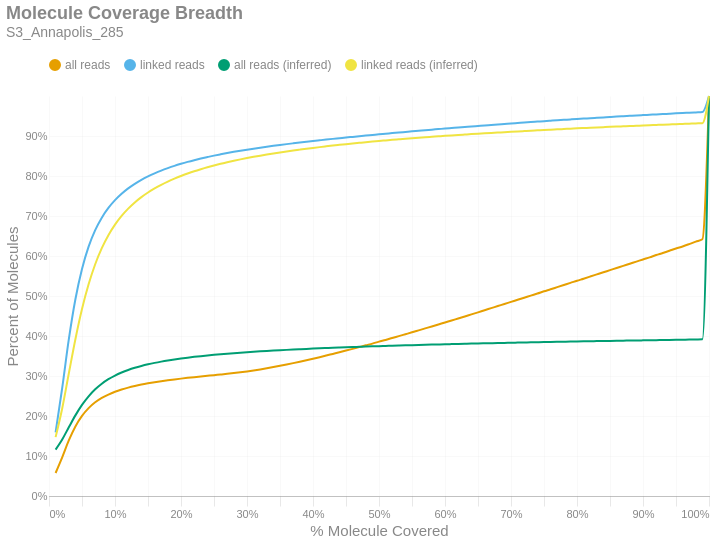

The code cell stored with this chart in its notebook:
### Markdown cell above
### Molecule Read Coverage
This chart shows molecule coverage breadth as computed by the number of bases aligned to that molecule. In other words, "*how much of each unique long molecule is actually sequenced/aligned?*" Keep in mind there is a distinction between sequences and alignments, since some sequences belonging to a particular molecule may not align well and wouldn't appear in the alignment data. This chart also shows molecule coverage breadth as computed by the *inferred fragment* from which the aligned sequences originate. Unlike read coverage, this calculation takes into account the total insert size, including unsequenced gaps between the forward and reverse reads. Like the previous figures, these are cumulative percents.

### Code cell
if SKIPLR:
    print_html(f"Skipped")
else:
    binned_df = consolidated_hist(valids['coverage_bp'], mask, 0.01, True)
    binned_df_inf = consolidated_hist(valids['coverage_inserts'], mask, 0.01, True)
    binned_df = binned_df.with_columns(pl.lit(binned_df_inf['all reads (cumsum)']).alias('all reads (inferred)'))
    binned_df = binned_df.with_columns(pl.lit(binned_df_inf['linked reads (cumsum)']).alias('linked reads (inferred)'))
    binned_df = binned_df.with_columns(
        (pl.col('bin').cast(pl.Float64) + 0.01).alias('right_edge')
    )

    with SafeRender(binned_df):
        (
            density_plot(binned_df, 'Molecule Coverage Breadth', samplename, 'molcov', ['all reads (inferred)','linked reads (inferred)'])
            .encode(
                #x=alt.X('bin:Q', title="% Molecule Covered").axis(format = '%').scale(padding=0),
                x=alt.X('right_edge:Q', title="% Molecule Covered").axis(format='%').scale(padding=0),
                y=alt.Y('value:Q', title='Percent of Molecules')
                    .axis(format='%')
                    .stack(False)
                    .scale(domainMin=0, padding=0),
                color=alt.Color("key:N").scale(domain = ["all reads", "linked reads", "all reads (inferred)", "linked reads (inferred)"]),
                tooltip = [
                    alt.Tooltip("key:N", title = "Data Type"),
                    alt.Tooltip("range_label:N", title="% Molecule Covered"),
                    alt.Tooltip("value:Q", format = ".2%", title="% Molecules")
                ]
            )
        ).display()

### Figure 1 — Vega-Lite specification as saved in the notebook (floating-point values rounded to 4 significant figures)
{"width": "container", "height": 400, "config": {"title": {"anchor": "start", "dy": -15, "fontSize": 18, "color": "#888888", "subtitleColor": "#888888", "subtitleFontSize": 14}, "arc": {"fill": "#0072B2"}, "axis": {"domainColor": "#888888", "domainWidth": 0.5, "gridWidth": 0.2, "grid": false, "titleFontWeight": 400, "titleFontSize": 15, "labelFontSize": 11, "labelColor": "#888888", "tickColor": "#888888", "tickWidth": 0.2, "titleColor": "#888888"}, "axisBand": {"grid": false}, "axisX": {"grid": true, "tickSize": 10, "domainCap": "round"}, "axisY": {"domain": false, "grid": true, "tickSize": 0, "domainCap": "round"}, "background": "transparent", "header": {"labelFontSize": 15, "labelColor": "#888888", "titleFontSize": 15, "titleFontWeight": 600, "titleColor": "#888888"}, "legend": {"labelFont": "sans-serif", "labelFontSize": 12, "labelColor": "#888888", "symbolSize": 100, "symbolType": "circle", "titleFontSize": 12, "titlePadding": 10, "titleColor": "#888888", "title": null, "orient": "top"}, "range": {"category": ["#E69F00", "#56B4E9", "#009E73", "#F0E442", "#0072B2", "#D55E00", "#CC79A7", "#000000"], "diverging": ["#cfe8f3", "#a2d4ec", "#73bfe2", "#46abdb", "#1696d2", "#12719e"]}, "area": {"fill": "#0072B2", "fillOpacity": 0.7, "line": true, "strokeOpacity": 0.7}, "line": {"color": "#0072B2", "stroke": "#0072B2", "strokeWidth": 2}, "trail": {"color": "#0072B2", "stroke": "#0072B2", "strokeWidth": 0, "size": 1}, "point": {"filled": true, "fillOpacity": 1.0, "size": 95}, "text": {"color": "#888888", "fontSize": 11, "align": "right", "fontWeight": 400, "size": 11}, "bar": {"fill": "#0072B2", "stroke": null}, "view": {"stroke": null, "continuousWidth": 660, "continuousHeight": 400}}, "data": {"name": "data-9536418c13e979e8e0637e8879fe7fcd"}, "mark": {"type": "line", "interpolate": "monotone", "point": {"opacity": 0, "size": 275}}, "encoding": {"color": {"field": "key", "scale": {"domain": ["all reads", "linked reads", "all reads (inferred)", "linked reads (inferred)"]}, "type": "nominal"}, "tooltip": [{"field": "key", "title": "Data Type", "type": "nominal"}, {"field": "range_label", "title": "% Molecule Covered", "type": "nominal"}, {"field": "value", "format": ".2%", "title": "% Molecules", "type": "quantitative"}], "x": {"axis": {"format": "%"}, "field": "right_edge", "scale": {"padding": 0}, "title": "% Molecule Covered", "type": "quantitative"}, "y": {"axis": {"format": "%"}, "field": "value", "scale": {"domainMin": 0, "padding": 0}, "stack": false, "title": "Percent of Molecules", "type": "quantitative"}}, "params": [{"name": "param_c36ac31b6afebe62", "select": {"type": "point", "fields": ["key"]}, "bind": "legend"}], "title": {"text": "Molecule Coverage Breadth", "subtitle": "S3_Annapolis_285"}, "transform": [{"fold": ["all reads (cumsum)", "linked reads (cumsum)", "all reads (inferred)", "linked reads (inferred)"]}, {"calculate": "replace(datum.key, ' (cumsum)', '')", "as": "key"}, {"filter": {"param": "param_c36ac31b6afebe62"}}], "usermeta": {"embedOptions": {"downloadFileName": "S3_Annapolis_285.molcov"}}, "$schema": "https://vega.github.io/schema/vega-lite/v6.1.0.json", "datasets": {"data-9536418c13e979e8e0637e8879fe7fcd": [{"bin": "0.0", "interval": "0.0-0.01", "all reads": 0.05751, "linked reads": 0.1589, "all reads (cumsum)": 0.05751, "linked reads (cumsum)": 0.1589, "range_label": "0.0-0.01", "all reads (inferred)": 0.1159, "linked reads (inferred)": 0.1472, "right_edge": 0.01}, {"bin": "0.01", "interval": "0.01-0.02", "all reads": 0.03902, "linked reads": 0.1111, "all reads (cumsum)": 0.09653, "linked reads (cumsum)": 0.27, "range_label": "0.01-0.02", "all reads (inferred)": 0.1412, "linked reads (inferred)": 0.2189, "right_edge": 0.02}, {"bin": "0.02", "interval": "0.02-0.03", "all reads": 0.04232, "linked reads": 0.1213, "all reads (cumsum)": 0.1388, "linked reads (cumsum)": 0.3913, "range_label": "0.02-0.03", "all reads (inferred)": 0.1717, "linked reads (inferred)": 0.3062, "right_edge": 0.03}, {"bin": "0.03", "interval": "0.03-0.04", "all reads": 0.03506, "linked reads": 0.1006, "all reads (cumsum)": 0.1739, "linked reads (cumsum)": 0.492, "range_label": "0.03-0.04", "all reads (inferred)": 0.2016, "linked reads (inferred)": 0.392, "right_edge": 0.04}, {"bin": "0.04", "interval": "0.04-0.05", "all reads": 0.02636, "linked reads": 0.0756, "all reads (cumsum)": 0.2003, "linked reads (cumsum)": 0.5676, "range_label": "0.04-0.05", "all reads (inferred)": 0.2278, "linked reads (inferred)": 0.4674, "right_edge": 0.05}, {"bin": "0.05", "interval": "0.05-0.06", "all reads": 0.01948, "linked reads": 0.05575, "all reads (cumsum)": 0.2197, "linked reads (cumsum)": 0.6233, "range_label": "0.05-0.06", "all reads (inferred)": 0.2493, "linked reads (inferred)": 0.5291, "right_edge": 0.06}, {"bin": "0.06", "interval": "0.06-0.07", "all reads": 0.01444, "linked reads": 0.04128, "all reads (cumsum)": 0.2342, "linked reads (cumsum)": 0.6646, "range_label": "0.06-0.07", "all reads (inferred)": 0.2667, "linked reads (inferred)": 0.5794, "right_edge": 0.07}, {"bin": "0.07", "interval": "0.07-0.08", "all reads": 0.01097, "linked reads": 0.03131, "all reads (cumsum)": 0.2452, "linked reads (cumsum)": 0.6959, "range_label": "0.07-0.08", "all reads (inferred)": 0.2807, "linked reads (inferred)": 0.6196, "right_edge": 0.08}, {"bin": "0.08", "interval": "0.08-0.09", "all reads": 0.008508, "linked reads": 0.02422, "all reads (cumsum)": 0.2537, "linked reads (cumsum)": 0.7201, "range_label": "0.08-0.09", "all reads (inferred)": 0.292, "linked reads (inferred)": 0.652, "right_edge": 0.09}, {"bin": "0.09", "interval": "0.09-0.1", "all reads": 0.006897, "linked reads": 0.01955, "all reads (cumsum)": 0.2606, "linked reads (cumsum)": 0.7397, "range_label": "0.09-0.1", "all reads (inferred)": 0.3012, "linked reads (inferred)": 0.6784, "right_edge": 0.1}, {"bin": "0.1", "interval": "0.1-0.11", "all reads": 0.005641, "linked reads": 0.01591, "all reads (cumsum)": 0.2662, "linked reads (cumsum)": 0.7556, "range_label": "0.1-0.11", "all reads (inferred)": 0.3088, "linked reads (inferred)": 0.7002, "right_edge": 0.11}, {"bin": "0.11", "interval": "0.11-0.12", "all reads": 0.004781, "linked reads": 0.01348, "all reads (cumsum)": 0.271, "linked reads (cumsum)": 0.7691, "range_label": "0.11-0.12", "all reads (inferred)": 0.3151, "linked reads (inferred)": 0.7184, "right_edge": 0.12}, {"bin": "0.12", "interval": "0.12-0.13", "all reads": 0.004055, "linked reads": 0.0114, "all reads (cumsum)": 0.275, "linked reads (cumsum)": 0.7805, "range_label": "0.12-0.13", "all reads (inferred)": 0.3205, "linked reads (inferred)": 0.734, "right_edge": 0.13}, {"bin": "0.13", "interval": "0.13-0.14", "all reads": 0.003538, "linked reads": 0.00991, "all reads (cumsum)": 0.2786, "linked reads (cumsum)": 0.7904, "range_label": "0.13-0.14", "all reads (inferred)": 0.3252, "linked reads (inferred)": 0.7472, "right_edge": 0.14}, {"bin": "0.14", "interval": "0.14-0.15", "all reads": 0.003081, "linked reads": 0.008595, "all reads (cumsum)": 0.2817, "linked reads (cumsum)": 0.799, "range_label": "0.14-0.15", "all reads (inferred)": 0.3292, "linked reads (inferred)": 0.7587, "right_edge": 0.15}, {"bin": "0.15", "interval": "0.15-0.16", "all reads": 0.00279, "linked reads": 0.007666, "all reads (cumsum)": 0.2844, "linked reads (cumsum)": 0.8066, "range_label": "0.15-0.16", "all reads (inferred)": 0.3328, "linked reads (inferred)": 0.7689, "right_edge": 0.16}, {"bin": "0.16", "interval": "0.16-0.17", "all reads": 0.002547, "linked reads": 0.006937, "all reads (cumsum)": 0.287, "linked reads (cumsum)": 0.8136, "range_label": "0.16-0.17", "all reads (inferred)": 0.336, "linked reads (inferred)": 0.778, "right_edge": 0.17}, {"bin": "0.17", "interval": "0.17-0.18", "all reads": 0.002308, "linked reads": 0.00617, "all reads (cumsum)": 0.2893, "linked reads (cumsum)": 0.8197, "range_label": "0.17-0.18", "all reads (inferred)": 0.3388, "linked reads (inferred)": 0.7862, "right_edge": 0.18}, {"bin": "0.18", "interval": "0.18-0.19", "all reads": 0.002155, "linked reads": 0.005652, "all reads (cumsum)": 0.2915, "linked reads (cumsum)": 0.8254, "range_label": "0.18-0.19", "all reads (inferred)": 0.3414, "linked reads (inferred)": 0.7935, "right_edge": 0.19}, {"bin": "0.19", "interval": "0.19-0.2", "all reads": 0.001993, "linked reads": 0.005122, "all reads (cumsum)": 0.2935, "linked reads (cumsum)": 0.8305, "range_label": "0.19-0.2", "all reads (inferred)": 0.3437, "linked reads (inferred)": 0.8001, "right_edge": 0.2}, {"bin": "0.2", "interval": "0.2-0.21", "all reads": 0.001881, "linked reads": 0.004723, "all reads (cumsum)": 0.2953, "linked reads (cumsum)": 0.8352, "range_label": "0.2-0.21", "all reads (inferred)": 0.3458, "linked reads (inferred)": 0.8062, "right_edge": 0.21}, {"bin": "0.21", "interval": "0.21-0.22", "all reads": 0.001785, "linked reads": 0.004329, "all reads (cumsum)": 0.2971, "linked reads (cumsum)": 0.8396, "range_label": "0.21-0.22", "all reads (inferred)": 0.3478, "linked reads (inferred)": 0.8119, "right_edge": 0.22}, {"bin": "0.22", "interval": "0.22-0.23", "all reads": 0.0017, "linked reads": 0.004025, "all reads (cumsum)": 0.2988, "linked reads (cumsum)": 0.8436, "range_label": "0.22-0.23", "all reads (inferred)": 0.3496, "linked reads (inferred)": 0.817, "right_edge": 0.23}, {"bin": "0.23", "interval": "0.23-0.24", "all reads": 0.001653, "linked reads": 0.003735, "all reads (cumsum)": 0.3005, "linked reads (cumsum)": 0.8473, "range_label": "0.23-0.24", "all reads (inferred)": 0.3513, "linked reads (inferred)": 0.8219, "right_edge": 0.24}, {"bin": "0.24", "interval": "0.24-0.25", "all reads": 0.001656, "linked reads": 0.003615, "all reads (cumsum)": 0.3021, "linked reads (cumsum)": 0.8509, "range_label": "0.24-0.25", "all reads (inferred)": 0.3529, "linked reads (inferred)": 0.8263, "right_edge": 0.25}, {"bin": "0.25", "interval": "0.25-0.26", "all reads": 0.0016, "linked reads": 0.003296, "all reads (cumsum)": 0.3037, "linked reads (cumsum)": 0.8542, "range_label": "0.25-0.26", "all reads (inferred)": 0.3544, "linked reads (inferred)": 0.8305, "right_edge": 0.26}, {"bin": "0.26", "interval": "0.26-0.27", "all reads": 0.001658, "linked reads": 0.003157, "all reads (cumsum)": 0.3054, "linked reads (cumsum)": 0.8574, "range_label": "0.26-0.27", "all reads (inferred)": 0.3557, "linked reads (inferred)": 0.8344, "right_edge": 0.27}, {"bin": "0.27", "interval": "0.27-0.28", "all reads": 0.001832, "linked reads": 0.002996, "all reads (cumsum)": 0.3072, "linked reads (cumsum)": 0.8604, "range_label": "0.27-0.28", "all reads (inferred)": 0.357, "linked reads (inferred)": 0.838, "right_edge": 0.28}, {"bin": "0.28", "interval": "0.28-0.29", "all reads": 0.001988, "linked reads": 0.002755, "all reads (cumsum)": 0.3092, "linked reads (cumsum)": 0.8631, "range_label": "0.28-0.29", "all reads (inferred)": 0.3583, "linked reads (inferred)": 0.8415, "right_edge": 0.29}, {"bin": "0.29", "interval": "0.29-0.3", "all reads": 0.002216, "linked reads": 0.002627, "all reads (cumsum)": 0.3114, "linked reads (cumsum)": 0.8658, "range_label": "0.29-0.3", "all reads (inferred)": 0.3595, "linked reads (inferred)": 0.8449, "right_edge": 0.3}, {"bin": "0.3", "interval": "0.3-0.31", "all reads": 0.002428, "linked reads": 0.002559, "all reads (cumsum)": 0.3138, "linked reads (cumsum)": 0.8683, "range_label": "0.3-0.31", "all reads (inferred)": 0.3606, "linked reads (inferred)": 0.848, "right_edge": 0.31}, {"bin": "0.31", "interval": "0.31-0.32", "all reads": 0.002675, "linked reads": 0.002522, "all reads (cumsum)": 0.3165, "linked reads (cumsum)": 0.8708, "range_label": "0.31-0.32", "all reads (inferred)": 0.3616, "linked reads (inferred)": 0.8509, "right_edge": 0.32}, {"bin": "0.32", "interval": "0.32-0.33", "all reads": 0.002854, "linked reads": 0.002352, "all reads (cumsum)": 0.3194, "linked reads (cumsum)": 0.8732, "range_label": "0.32-0.33", "all reads (inferred)": 0.3626, "linked reads (inferred)": 0.8537, "right_edge": 0.33}, {"bin": "0.33", "interval": "0.33-0.34", "all reads": 0.002958, "linked reads": 0.002233, "all reads (cumsum)": 0.3223, "linked reads (cumsum)": 0.8754, "range_label": "0.33-0.34", "all reads (inferred)": 0.3635, "linked reads (inferred)": 0.8564, "right_edge": 0.34}, {"bin": "0.34", "interval": "0.34-0.35", "all reads": 0.003144, "linked reads": 0.002166, "all reads (cumsum)": 0.3255, "linked reads (cumsum)": 0.8776, "range_label": "0.34-0.35", "all reads (inferred)": 0.3644, "linked reads (inferred)": 0.8589, "right_edge": 0.35}, {"bin": "0.35", "interval": "0.35-0.36", "all reads": 0.003315, "linked reads": 0.002085, "all reads (cumsum)": 0.3288, "linked reads (cumsum)": 0.8797, "range_label": "0.35-0.36", "all reads (inferred)": 0.3653, "linked reads (inferred)": 0.8614, "right_edge": 0.36}, {"bin": "0.36", "interval": "0.36-0.37", "all reads": 0.003426, "linked reads": 0.002002, "all reads (cumsum)": 0.3322, "linked reads (cumsum)": 0.8817, "range_label": "0.36-0.37", "all reads (inferred)": 0.3661, "linked reads (inferred)": 0.8637, "right_edge": 0.37}, {"bin": "0.37", "interval": "0.37-0.38", "all reads": 0.003537, "linked reads": 0.001967, "all reads (cumsum)": 0.3358, "linked reads (cumsum)": 0.8837, "range_label": "0.37-0.38", "all reads (inferred)": 0.3669, "linked reads (inferred)": 0.866, "right_edge": 0.38}, {"bin": "0.38", "interval": "0.38-0.39", "all reads": 0.003681, "linked reads": 0.001942, "all reads (cumsum)": 0.3394, "linked reads (cumsum)": 0.8856, "range_label": "0.38-0.39", "all reads (inferred)": 0.3677, "linked reads (inferred)": 0.8681, "right_edge": 0.39}, {"bin": "0.39", "interval": "0.39-0.4", "all reads": 0.003843, "linked reads": 0.001898, "all reads (cumsum)": 0.3433, "linked reads (cumsum)": 0.8875, "range_label": "0.39-0.4", "all reads (inferred)": 0.3685, "linked reads (inferred)": 0.8702, "right_edge": 0.4}, {"bin": "0.4", "interval": "0.4-0.41", "all reads": 0.003838, "linked reads": 0.001801, "all reads (cumsum)": 0.3471, "linked reads (cumsum)": 0.8893, "range_label": "0.4-0.41", "all reads (inferred)": 0.3692, "linked reads (inferred)": 0.8722, "right_edge": 0.41}, {"bin": "0.41", "interval": "0.41-0.42", "all reads": 0.003988, "linked reads": 0.001784, "all reads (cumsum)": 0.3511, "linked reads (cumsum)": 0.8911, "range_label": "0.41-0.42", "all reads (inferred)": 0.3699, "linked reads (inferred)": 0.8741, "right_edge": 0.42}, {"bin": "0.42", "interval": "0.42-0.43", "all reads": 0.004106, "linked reads": 0.001728, "all reads (cumsum)": 0.3552, "linked reads (cumsum)": 0.8928, "range_label": "0.42-0.43", "all reads (inferred)": 0.3706, "linked reads (inferred)": 0.8761, "right_edge": 0.43}, {"bin": "0.43", "interval": "0.43-0.44", "all reads": 0.004074, "linked reads": 0.001671, "all reads (cumsum)": 0.3593, "linked reads (cumsum)": 0.8945, "range_label": "0.43-0.44", "all reads (inferred)": 0.3712, "linked reads (inferred)": 0.8779, "right_edge": 0.44}, {"bin": "0.44", "interval": "0.44-0.45", "all reads": 0.004231, "linked reads": 0.001694, "all reads (cumsum)": 0.3635, "linked reads (cumsum)": 0.8962, "range_label": "0.44-0.45", "all reads (inferred)": 0.3718, "linked reads (inferred)": 0.8796, "right_edge": 0.45}, {"bin": "0.45", "interval": "0.45-0.46", "all reads": 0.004335, "linked reads": 0.001617, "all reads (cumsum)": 0.3679, "linked reads (cumsum)": 0.8978, "range_label": "0.45-0.46", "all reads (inferred)": 0.3724, "linked reads (inferred)": 0.8813, "right_edge": 0.46}, {"bin": "0.46", "interval": "0.46-0.47", "all reads": 0.004345, "linked reads": 0.001624, "all reads (cumsum)": 0.3722, "linked reads (cumsum)": 0.8994, "range_label": "0.46-0.47", "all reads (inferred)": 0.373, "linked reads (inferred)": 0.8829, "right_edge": 0.47}, {"bin": "0.47", "interval": "0.47-0.48", "all reads": 0.00448, "linked reads": 0.001632, "all reads (cumsum)": 0.3767, "linked reads (cumsum)": 0.901, "range_label": "0.47-0.48", "all reads (inferred)": 0.3736, "linked reads (inferred)": 0.8845, "right_edge": 0.48}, {"bin": "0.48", "interval": "0.48-0.49", "all reads": 0.004345, "linked reads": 0.00156, "all reads (cumsum)": 0.381, "linked reads (cumsum)": 0.9026, "range_label": "0.48-0.49", "all reads (inferred)": 0.3741, "linked reads (inferred)": 0.886, "right_edge": 0.49}, {"bin": "0.49", "interval": "0.49-0.5", "all reads": 0.00486, "linked reads": 0.001594, "all reads (cumsum)": 0.3859, "linked reads (cumsum)": 0.9042, "range_label": "0.49-0.5", "all reads (inferred)": 0.3747, "linked reads (inferred)": 0.8875, "right_edge": 0.5}, {"bin": "0.5", "interval": "0.5-0.51", "all reads": 0.004241, "linked reads": 0.0015, "all reads (cumsum)": 0.3901, "linked reads (cumsum)": 0.9057, "range_label": "0.5-0.51", "all reads (inferred)": 0.3752, "linked reads (inferred)": 0.889, "right_edge": 0.51}, {"bin": "0.51", "interval": "0.51-0.52", "all reads": 0.004854, "linked reads": 0.001537, "all reads (cumsum)": 0.395, "linked reads (cumsum)": 0.9072, "range_label": "0.51-0.52", "all reads (inferred)": 0.3757, "linked reads (inferred)": 0.8904, "right_edge": 0.52}, {"bin": "0.52", "interval": "0.52-0.53", "all reads": 0.004678, "linked reads": 0.001486, "all reads (cumsum)": 0.3997, "linked reads (cumsum)": 0.9087, "range_label": "0.52-0.53", "all reads (inferred)": 0.3762, "linked reads (inferred)": 0.8917, "right_edge": 0.53}, {"bin": "0.53", "interval": "0.53-0.54", "all reads": 0.004763, "linked reads": 0.001446, "all reads (cumsum)": 0.4044, "linked reads (cumsum)": 0.9102, "range_label": "0.53-0.54", "all reads (inferred)": 0.3767, "linked reads (inferred)": 0.8931, "right_edge": 0.54}, {"bin": "0.54", "interval": "0.54-0.55", "all reads": 0.004762, "linked reads": 0.001455, "all reads (cumsum)": 0.4092, "linked reads (cumsum)": 0.9116, "range_label": "0.54-0.55", "all reads (inferred)": 0.3772, "linked reads (inferred)": 0.8944, "right_edge": 0.55}, {"bin": "0.55", "interval": "0.55-0.56", "all reads": 0.00489, "linked reads": 0.001413, "all reads (cumsum)": 0.4141, "linked reads (cumsum)": 0.913, "range_label": "0.55-0.56", "all reads (inferred)": 0.3776, "linked reads (inferred)": 0.8957, "right_edge": 0.56}, {"bin": "0.56", "interval": "0.56-0.57", "all reads": 0.004892, "linked reads": 0.001435, "all reads (cumsum)": 0.419, "linked reads (cumsum)": 0.9145, "range_label": "0.56-0.57", "all reads (inferred)": 0.3781, "linked reads (inferred)": 0.8969, "right_edge": 0.57}, {"bin": "0.57", "interval": "0.57-0.58", "all reads": 0.004874, "linked reads": 0.001394, "all reads (cumsum)": 0.4238, "linked reads (cumsum)": 0.9159, "range_label": "0.57-0.58", "all reads (inferred)": 0.3785, "linked reads (inferred)": 0.8981, "right_edge": 0.58}, {"bin": "0.58", "interval": "0.58-0.59", "all reads": 0.004959, "linked reads": 0.001368, "all reads (cumsum)": 0.4288, "linked reads (cumsum)": 0.9172, "range_label": "0.58-0.59", "all reads (inferred)": 0.3789, "linked reads (inferred)": 0.8993, "right_edge": 0.59}, {"bin": "0.59", "interval": "0.59-0.6", "all reads": 0.005073, "linked reads": 0.001395, "all reads (cumsum)": 0.4339, "linked reads (cumsum)": 0.9186, "range_label": "0.59-0.6", "all reads (inferred)": 0.3794, "linked reads (inferred)": 0.9004, "right_edge": 0.6}, {"bin": "0.6", "interval": "0.6-0.61", "all reads": 0.00489, "linked reads": 0.001317, "all reads (cumsum)": 0.4388, "linked reads (cumsum)": 0.9199, "range_label": "0.6-0.61", "all reads (inferred)": 0.3798, "linked reads (inferred)": 0.9015, "right_edge": 0.61}, {"bin": "0.61", "interval": "0.61-0.62", "all reads": 0.005128, "linked reads": 0.00132, "all reads (cumsum)": 0.4439, "linked reads (cumsum)": 0.9213, "range_label": "0.61-0.62", "all reads (inferred)": 0.3802, "linked reads (inferred)": 0.9026, "right_edge": 0.62}, {"bin": "0.62", "interval": "0.62-0.63", "all reads": 0.005023, "linked reads": 0.001298, "all reads (cumsum)": 0.4489, "linked reads (cumsum)": 0.9226, "range_label": "0.62-0.63", "all reads (inferred)": 0.3806, "linked reads (inferred)": 0.9037, "right_edge": 0.63}, {"bin": "0.63", "interval": "0.63-0.64", "all reads": 0.005134, "linked reads": 0.001319, "all reads (cumsum)": 0.454, "linked reads (cumsum)": 0.9239, "range_label": "0.63-0.64", "all reads (inferred)": 0.3809, "linked reads (inferred)": 0.9047, "right_edge": 0.64}, {"bin": "0.64", "interval": "0.64-0.65", "all reads": 0.005101, "linked reads": 0.00128, "all reads (cumsum)": 0.4591, "linked reads (cumsum)": 0.9252, "range_label": "0.64-0.65", "all reads (inferred)": 0.3813, "linked reads (inferred)": 0.9057, "right_edge": 0.65}, {"bin": "0.65", "interval": "0.65-0.66", "all reads": 0.005328, "linked reads": 0.001292, "all reads (cumsum)": 0.4645, "linked reads (cumsum)": 0.9265, "range_label": "0.65-0.66", "all reads (inferred)": 0.3817, "linked reads (inferred)": 0.9067, "right_edge": 0.66}, {"bin": "0.66", "interval": "0.66-0.67", "all reads": 0.005139, "linked reads": 0.001207, "all reads (cumsum)": 0.4696, "linked reads (cumsum)": 0.9277, "range_label": "0.66-0.67", "all reads (inferred)": 0.3821, "linked reads (inferred)": 0.9077, "right_edge": 0.67}, {"bin": "0.67", "interval": "0.67-0.68", "all reads": 0.005229, "linked reads": 0.001239, "all reads (cumsum)": 0.4748, "linked reads (cumsum)": 0.9289, "range_label": "0.67-0.68", "all reads (inferred)": 0.3824, "linked reads (inferred)": 0.9086, "right_edge": 0.68}, {"bin": "0.68", "interval": "0.68-0.69", "all reads": 0.005139, "linked reads": 0.001207, "all reads (cumsum)": 0.48, "linked reads (cumsum)": 0.9301, "range_label": "0.68-0.69", "all reads (inferred)": 0.3827, "linked reads (inferred)": 0.9095, "right_edge": 0.69}, {"bin": "0.69", "interval": "0.69-0.7", "all reads": 0.005309, "linked reads": 0.001234, "all reads (cumsum)": 0.4853, "linked reads (cumsum)": 0.9313, "range_label": "0.69-0.7", "all reads (inferred)": 0.3831, "linked reads (inferred)": 0.9105, "right_edge": 0.7}, {"bin": "0.7", "interval": "0.7-0.71", "all reads": 0.005189, "linked reads": 0.001173, "all reads (cumsum)": 0.4905, "linked reads (cumsum)": 0.9325, "range_label": "0.7-0.71", "all reads (inferred)": 0.3835, "linked reads (inferred)": 0.9114, "right_edge": 0.71}, {"bin": "0.71", "interval": "0.71-0.72", "all reads": 0.005246, "linked reads": 0.001182, "all reads (cumsum)": 0.4957, "linked reads (cumsum)": 0.9337, "range_label": "0.71-0.72", "all reads (inferred)": 0.3838, "linked reads (inferred)": 0.9124, "right_edge": 0.72}, {"bin": "0.72", "interval": "0.72-0.73", "all reads": 0.005323, "linked reads": 0.001144, "all reads (cumsum)": 0.501, "linked reads (cumsum)": 0.9348, "range_label": "0.72-0.73", "all reads (inferred)": 0.3841, "linked reads (inferred)": 0.9133, "right_edge": 0.73}, {"bin": "0.73", "interval": "0.73-0.74", "all reads": 0.00518, "linked reads": 0.001115, "all reads (cumsum)": 0.5062, "linked reads (cumsum)": 0.936, "range_label": "0.73-0.74", "all reads (inferred)": 0.3845, "linked reads (inferred)": 0.9141, "right_edge": 0.74}, {"bin": "0.74", "interval": "0.74-0.75", "all reads": 0.005493, "linked reads": 0.001125, "all reads (cumsum)": 0.5117, "linked reads (cumsum)": 0.9371, "range_label": "0.74-0.75", "all reads (inferred)": 0.3848, "linked reads (inferred)": 0.915, "right_edge": 0.75}, {"bin": "0.75", "interval": "0.75-0.76", "all reads": 0.005106, "linked reads": 0.001099, "all reads (cumsum)": 0.5168, "linked reads (cumsum)": 0.9382, "range_label": "0.75-0.76", "all reads (inferred)": 0.3851, "linked reads (inferred)": 0.9158, "right_edge": 0.76}, {"bin": "0.76", "interval": "0.76-0.77", "all reads": 0.005317, "linked reads": 0.001089, "all reads (cumsum)": 0.5221, "linked reads (cumsum)": 0.9393, "range_label": "0.76-0.77", "all reads (inferred)": 0.3854, "linked reads (inferred)": 0.9166, "right_edge": 0.77}, {"bin": "0.77", "interval": "0.77-0.78", "all reads": 0.005291, "linked reads": 0.001056, "all reads (cumsum)": 0.5274, "linked reads (cumsum)": 0.9403, "range_label": "0.77-0.78", "all reads (inferred)": 0.3857, "linked reads (inferred)": 0.9175, "right_edge": 0.78}, {"bin": "0.78", "interval": "0.78-0.79", "all reads": 0.005265, "linked reads": 0.001075, "all reads (cumsum)": 0.5327, "linked reads (cumsum)": 0.9414, "range_label": "0.78-0.79", "all reads (inferred)": 0.386, "linked reads (inferred)": 0.9183, "right_edge": 0.79}, {"bin": "0.79", "interval": "0.79-0.8", "all reads": 0.005481, "linked reads": 0.001049, "all reads (cumsum)": 0.5382, "linked reads (cumsum)": 0.9424, "range_label": "0.79-0.8", "all reads (inferred)": 0.3863, "linked reads (inferred)": 0.9191, "right_edge": 0.8}, {"bin": "0.8", "interval": "0.8-0.81", "all reads": 0.005108, "linked reads": 0.0009935, "all reads (cumsum)": 0.5433, "linked reads (cumsum)": 0.9434, "range_label": "0.8-0.81", "all reads (inferred)": 0.3866, "linked reads (inferred)": 0.9198, "right_edge": 0.81}, {"bin": "0.81", "interval": "0.81-0.82", "all reads": 0.005285, "linked reads": 0.001064, "all reads (cumsum)": 0.5486, "linked reads (cumsum)": 0.9445, "range_label": "0.81-0.82", "all reads (inferred)": 0.3869, "linked reads (inferred)": 0.9206, "right_edge": 0.82}, {"bin": "0.82", "interval": "0.82-0.83", "all reads": 0.005368, "linked reads": 0.001005, "all reads (cumsum)": 0.5539, "linked reads (cumsum)": 0.9455, "range_label": "0.82-0.83", "all reads (inferred)": 0.3872, "linked reads (inferred)": 0.9214, "right_edge": 0.83}, {"bin": "0.83", "interval": "0.83-0.84", "all reads": 0.005364, "linked reads": 0.001001, "all reads (cumsum)": 0.5593, "linked reads (cumsum)": 0.9465, "range_label": "0.83-0.84", "all reads (inferred)": 0.3875, "linked reads (inferred)": 0.9221, "right_edge": 0.84}, {"bin": "0.84", "interval": "0.84-0.85", "all reads": 0.005306, "linked reads": 0.0009931, "all reads (cumsum)": 0.5646, "linked reads (cumsum)": 0.9475, "range_label": "0.84-0.85", "all reads (inferred)": 0.3878, "linked reads (inferred)": 0.9229, "right_edge": 0.85}, {"bin": "0.85", "interval": "0.85-0.86", "all reads": 0.005352, "linked reads": 0.0009822, "all reads (cumsum)": 0.57, "linked reads (cumsum)": 0.9485, "range_label": "0.85-0.86", "all reads (inferred)": 0.388, "linked reads (inferred)": 0.9236, "right_edge": 0.86}, {"bin": "0.86", "interval": "0.86-0.87", "all reads": 0.005286, "linked reads": 0.0009501, "all reads (cumsum)": 0.5752, "linked reads (cumsum)": 0.9494, "range_label": "0.86-0.87", "all reads (inferred)": 0.3883, "linked reads (inferred)": 0.9242, "right_edge": 0.87}, {"bin": "0.87", "interval": "0.87-0.88", "all reads": 0.005375, "linked reads": 0.0009443, "all reads (cumsum)": 0.5806, "linked reads (cumsum)": 0.9504, "range_label": "0.87-0.88", "all reads (inferred)": 0.3886, "linked reads (inferred)": 0.9249, "right_edge": 0.88}, {"bin": "0.88", "interval": "0.88-0.89", "all reads": 0.005303, "linked reads": 0.0009439, "all reads (cumsum)": 0.5859, "linked reads (cumsum)": 0.9513, "range_label": "0.88-0.89", "all reads (inferred)": 0.3888, "linked reads (inferred)": 0.9256, "right_edge": 0.89}, {"bin": "0.89", "interval": "0.89-0.9", "all reads": 0.005448, "linked reads": 0.0008839, "all reads (cumsum)": 0.5914, "linked reads (cumsum)": 0.9522, "range_label": "0.89-0.9", "all reads (inferred)": 0.3891, "linked reads (inferred)": 0.9263, "right_edge": 0.9}, {"bin": "0.9", "interval": "0.9-0.91", "all reads": 0.005136, "linked reads": 0.0008697, "all reads (cumsum)": 0.5965, "linked reads (cumsum)": 0.9531, "range_label": "0.9-0.91", "all reads (inferred)": 0.3894, "linked reads (inferred)": 0.927, "right_edge": 0.91}, {"bin": "0.91", "interval": "0.91-0.92", "all reads": 0.005823, "linked reads": 0.0008889, "all reads (cumsum)": 0.6023, "linked reads (cumsum)": 0.954, "range_label": "0.91-0.92", "all reads (inferred)": 0.3896, "linked reads (inferred)": 0.9276, "right_edge": 0.92}, {"bin": "0.92", "interval": "0.92-0.93", "all reads": 0.005081, "linked reads": 0.0008601, "all reads (cumsum)": 0.6074, "linked reads (cumsum)": 0.9548, "range_label": "0.92-0.93", "all reads (inferred)": 0.3899, "linked reads (inferred)": 0.9283, "right_edge": 0.93}, {"bin": "0.93", "interval": "0.93-0.94", "all reads": 0.005558, "linked reads": 0.000893, "all reads (cumsum)": 0.613, "linked reads (cumsum)": 0.9557, "range_label": "0.93-0.94", "all reads (inferred)": 0.3901, "linked reads (inferred)": 0.9289, "right_edge": 0.94}, {"bin": "0.94", "interval": "0.94-0.95", "all reads": 0.005934, "linked reads": 0.0008688, "all reads (cumsum)": 0.6189, "linked reads (cumsum)": 0.9566, "range_label": "0.94-0.95", "all reads (inferred)": 0.3904, "linked reads (inferred)": 0.9295, "right_edge": 0.95}, {"bin": "0.95", "interval": "0.95-0.96", "all reads": 0.005023, "linked reads": 0.0008326, "all reads (cumsum)": 0.6239, "linked reads (cumsum)": 0.9574, "range_label": "0.95-0.96", "all reads (inferred)": 0.3907, "linked reads (inferred)": 0.9302, "right_edge": 0.96}, {"bin": "0.96", "interval": "0.96-0.97", "all reads": 0.005876, "linked reads": 0.000785, "all reads (cumsum)": 0.6298, "linked reads (cumsum)": 0.9582, "range_label": "0.96-0.97", "all reads (inferred)": 0.391, "linked reads (inferred)": 0.9308, "right_edge": 0.97}, {"bin": "0.97", "interval": "0.97-0.98", "all reads": 0.006246, "linked reads": 0.0008092, "all reads (cumsum)": 0.6361, "linked reads (cumsum)": 0.959, "range_label": "0.97-0.98", "all reads (inferred)": 0.3913, "linked reads (inferred)": 0.9315, "right_edge": 0.98}, {"bin": "0.98", "interval": "0.98-0.99", "all reads": 0.005893, "linked reads": 0.0008084, "all reads (cumsum)": 0.6419, "linked reads (cumsum)": 0.9598, "range_label": "0.98-0.99", "all reads (inferred)": 0.3916, "linked reads (inferred)": 0.9321, "right_edge": 0.99}, {"bin": "0.99", "interval": "0.99-1.0", "all reads": 0.3581, "linked reads": 0.04017, "all reads (cumsum)": 1.0, "linked reads (cumsum)": 1.0, "range_label": "0.99-1.0", "all reads (inferred)": 1.0, "linked reads (inferred)": 1.0, "right_edge": 1.0}]}}
